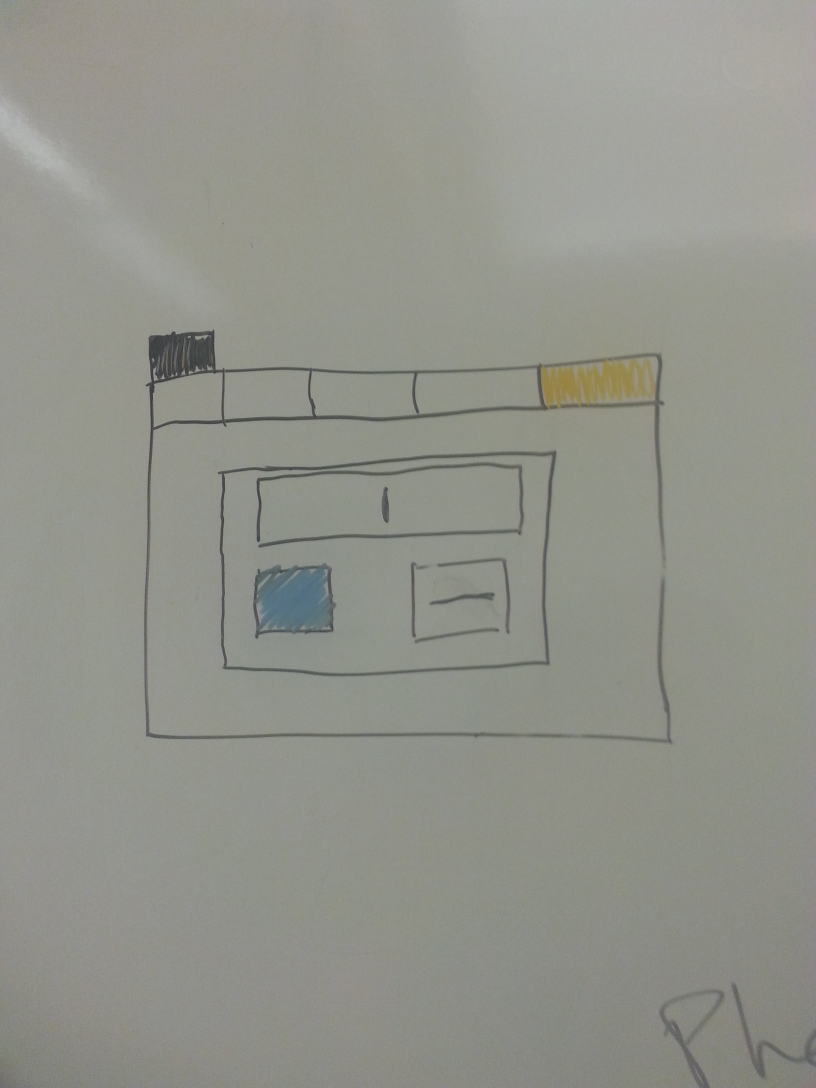
#> input picture python/cv/whiteboard.jpg, 2448 x 3264 px (shown at 1/3 size)
$ python imstream.py   (Python 2 division)
#> lines starting #> are read from the running program, lines starting #| are printed output that depends on the picture
import cv2
import time

def runStream(process = lambda x: x,
              fps = 30,
              winName = 'camwin',
              filename='whiteboard.jpg',
              printTime = False):
#> called with fps = 30, winName = 'camwin', filename = 'whiteboard.jpg', printTime = False
    spf = 1.0/fps
    # cv.NamedWindow(winName)
    capture = lambda: cv2.imread(filename)
    charToCode = { '':-1,'q':1048689 }
    key = charToCode['']

    while key != charToCode['q']:
        loopStart = time.time()
        if key != charToCode['']:
            print "key = '%s'" % key
        img = process(capture())
#> img is the input picture: shape (3264, 2448, 3); mean B, G, R 139.5, 147.7, 146.4
        cv2.imshow(winName,cv2.resize(img,(640,480)))
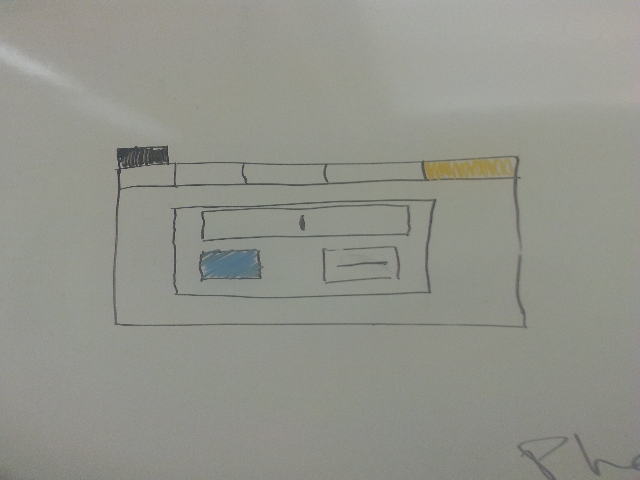
#> window 'camwin': shape (480, 640, 3); mean B, G, R 139.4, 147.7, 146.4
        timeSoFar = time.time()-loopStart
        # if spf < timeSoFar:
        #     print "Too Fast! %f < %f" %(spf,timeSoFar)
        if printTime:
            print 'time: ' + str(time.time()-loopStart)
        key = cv2.waitKey(max(1,int(1000*(spf-timeSoFar))))
#> (key Esc is pressed here)

if __name__ == '__main__':
    runStream()
